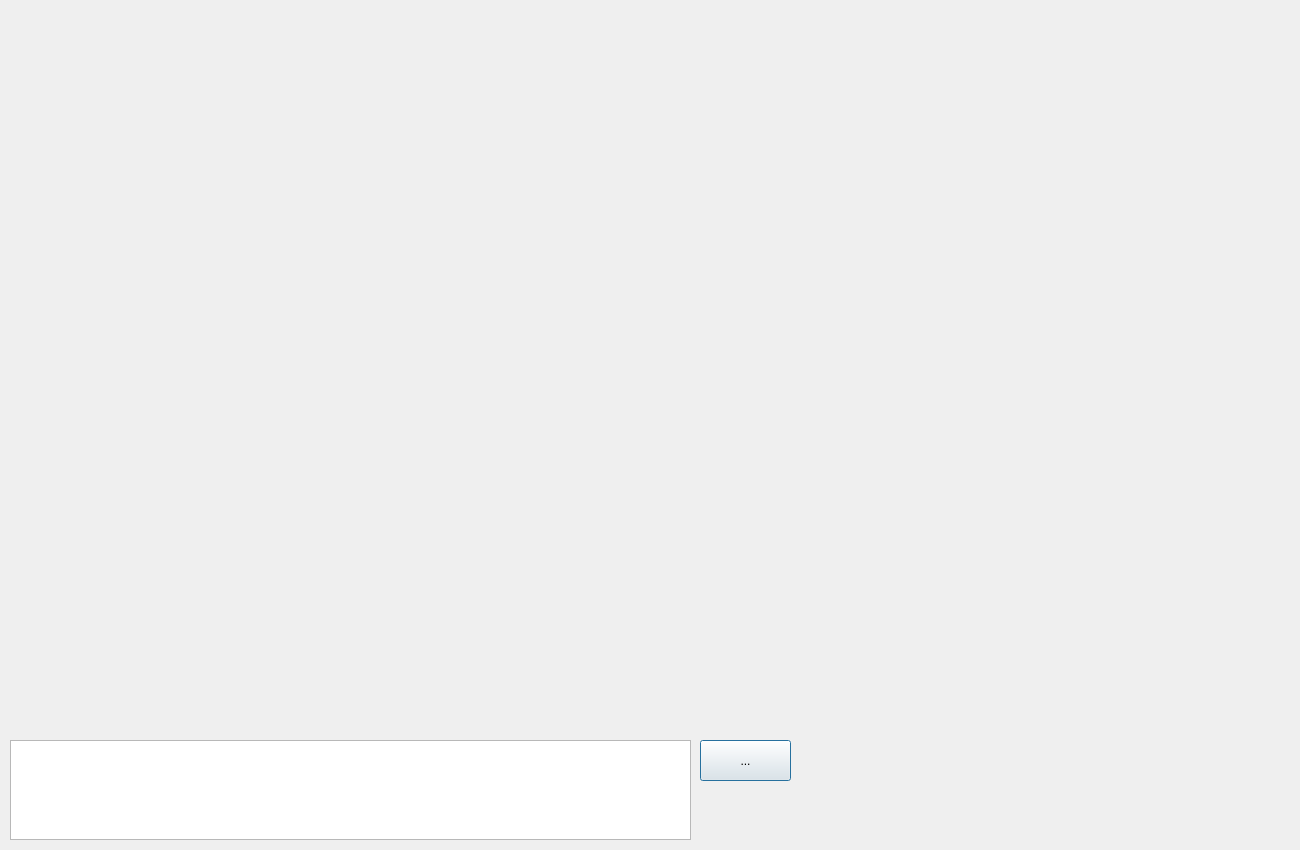
<?xml version="1.0" encoding="UTF-8"?>
<ui version="4.0">
 <class>CaptureGameDialog</class>
 <widget class="QDialog" name="CaptureGameDialog">
  <property name="geometry">
   <rect>
    <x>0</x>
    <y>0</y>
    <width>1300</width>
    <height>850</height>
   </rect>
  </property>
  <property name="windowTitle">
   <string>Dialog</string>
  </property>
  <widget class="QLabel" name="gameDisplayQlabel">
   <property name="geometry">
    <rect>
     <x>10</x>
     <y>10</y>
     <width>1280</width>
     <height>720</height>
    </rect>
   </property>
   <property name="autoFillBackground">
    <bool>true</bool>
   </property>
   <property name="text">
    <string/>
   </property>
  </widget>
  <widget class="QPlainTextEdit" name="gameInfoTextEdit">
   <property name="geometry">
    <rect>
     <x>10</x>
     <y>740</y>
     <width>681</width>
     <height>100</height>
    </rect>
   </property>
   <property name="autoFillBackground">
    <bool>false</bool>
   </property>
   <property name="readOnly">
    <bool>true</bool>
   </property>
  </widget>
  <widget class="QPushButton" name="dirSetupButton">
   <property name="geometry">
    <rect>
     <x>700</x>
     <y>740</y>
     <width>91</width>
     <height>41</height>
    </rect>
   </property>
   <property name="text">
    <string>...</string>
   </property>
  </widget>
 </widget>
 <resources/>
 <connections/>
</ui>
